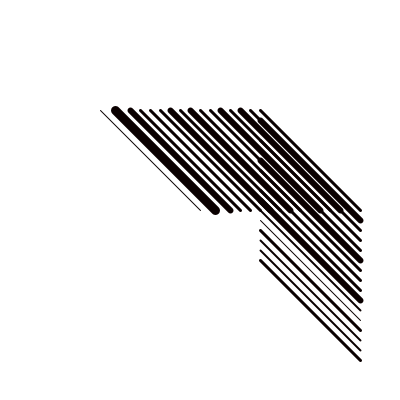
Frame 1 (no input)
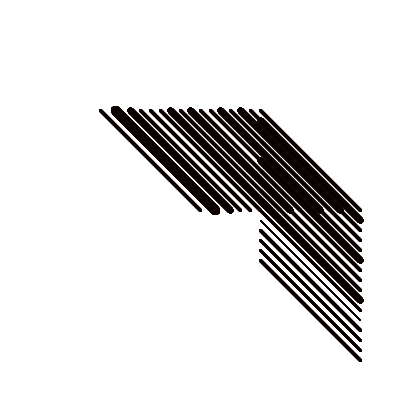
Frame 60 (the mouse pressed at the canvas centre just before this capture)
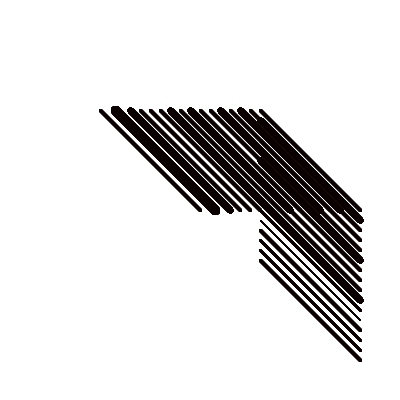
Frame 120 (the mouse held since frame 60 and released just before this capture)

The Processing sketch that drew these frames (run headless with seeded random() and noise(); from frame 60 on, the mouse is pressed at the canvas centre):

// Processing sketch: processing_80628
// ── processing_80628.pde

 void setup ()

{
 size(400,400);
 background(255);
 smooth();
}


 
  //Création d'un motils seulement avec lignes + jeu sur épaisseur
 
 void draw ()

{


  stroke(#0A0000);
line(100,110,200,210);
strokeWeight(9); 
  
  stroke(#0A0000);
line(115,110,215,210);
strokeWeight(6); 

  stroke(#0A0000);
line(130,110,230,210);
strokeWeight(3); 

  stroke(#0A0000);
line(140,110,240,210);
strokeWeight(3); 
  
  stroke(#0A0000);
line(150,110,250,210);
strokeWeight(3); 

  stroke(#0A0000);
line(160,110,260,210);
strokeWeight(6); 

  stroke(#0A0000);
line(170,110,270,210);
strokeWeight(3);

  stroke(#0A0000);
line(180,110,280,210);
strokeWeight(6);

  stroke(#0A0000);
line(190,110,290,210);
strokeWeight(3);

 stroke(#0A0000);
line(200,110,300,210);
strokeWeight(3);

 stroke(#0A0000);
line(210,110,310,210);
strokeWeight(6);

 stroke(#0A0000);
line(220,110,320,210);
strokeWeight(3);

 stroke(#0A0000);
line(230,110,330,210);
strokeWeight(6);

 stroke(#0A0000);
line(240,110,340,210);
strokeWeight(3);

 stroke(#0A0000);
line(250,110,350,210);
strokeWeight(3);

 stroke(#0A0000);
line(260,110,360,210);
strokeWeight(6);

//je passe à la deuxième partie du motif

 stroke(#0A0000);
line(260,120,360,220);
strokeWeight(3);
 
 stroke(#0A0000);
line(260,130,360,230);
strokeWeight(3);

 stroke(#0A0000);
line(260,140,360,240);
strokeWeight(3);

 stroke(#0A0000);
line(260,150,360,250);
strokeWeight(6);

 stroke(#0A0000);
line(260,160,360,260);
strokeWeight(3);

 stroke(#0A0000);
line(260,170,360,270);
strokeWeight(3);

 stroke(#0A0000);
line(260,180,360,280);
strokeWeight(3);

 stroke(#0A0000);
line(260,190,360,290);
strokeWeight(6);

 stroke(#0A0000);
line(260,200,360,300);
strokeWeight(2);

 stroke(#0A0000);
line(260,210,360,310);
strokeWeight(1);

 stroke(#0A0000);
line(260,220,360,320);
strokeWeight(3);

 stroke(#0A0000);
line(260,230,360,330);
strokeWeight(2);

 stroke(#0A0000);
line(260,240,360,340);
strokeWeight(2);

stroke(#0A0000);
line(260,250,360,350);
strokeWeight(3);

stroke(#0A0000);
line(260,260,360,360);
strokeWeight(3);


}
